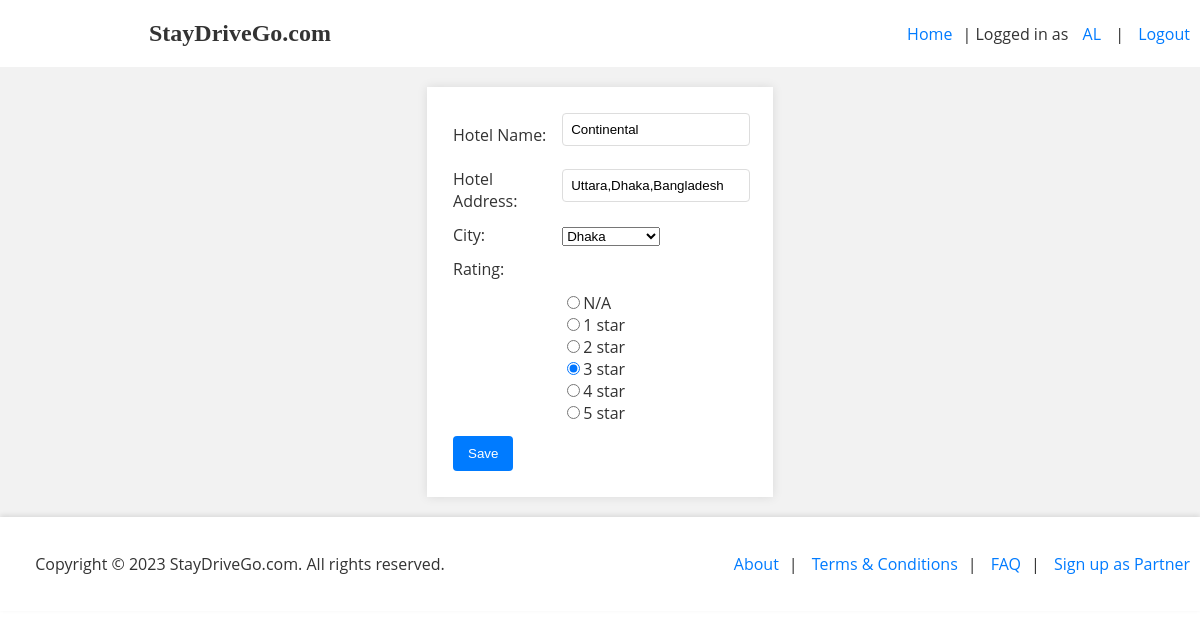
Page /view/edithotel.php (signed in) on the committed database.
### tables this page shows
CREATE TABLE `hotel_info` (
  `HotelID` int(20) NOT NULL,
  `OwnerUsername` varchar(50) NOT NULL,
  `HotelName` varchar(50) NOT NULL,
  `Address` varchar(100) NOT NULL,
  `City` varchar(50) NOT NULL,
  `Rating` varchar(50) NOT NULL
);

### Model/hotelownermodel.php (called while the page is built, shortened)
<?php
function getHotelInfo()
{
    $currentOwner = $_SESSION['username'];
    $con = getConnection();
    $sql = "SELECT * FROM hotel_info WHERE OwnerUsername='{$currentOwner}'";
    $result = mysqli_query($con, $sql);
    $hotel = [];
    while ($row = mysqli_fetch_assoc($result)) {
        array_push($hotel, $row);
        $hotelid = $row['HotelID'];
    }
    return $hotel;
}
?>

### View/edithotel.php (the view, shortened to what this page needs)
<?php
require_once('../Model/hotelownermodel.php');
$hotel_info = getHotelInfo();
?>
<!DOCTYPE html>
<html lang="en">
<head>
    <link rel="stylesheet" type="text/css" href="../Asset/common.css">
</head>
<body>
    <?php include_once('header.php'); ?>
    <section style="display: flex;justify-content: center;">
        <div style="width: 350px;display: flex;height: auto;">
            <fieldset style="width: 100%;">
                <form action="../Controller/hoteleditcheck.php" method="post" enctype="">
                    <table>
                        <tr>
                            <td>
                                Hotel Name:
                            </td>
                            <td>
                                <input type="text" name="Hotelname" id="Hotelname" value="<?php echo $hotel_info[0]['HotelName']; ?>">
                            </td>
                        </tr>
                        <tr>
                            <td>
                                Hotel Address:
                            </td>
                            <td>
                                <input type="text" name="Hoteladdress" id="Hoteladdress" value="<?php echo $hotel_info[0]['Address']; ?>">
                            </td>
                        </tr>
                        <tr>
                            <td>
                                City:
                            </td>
                            <td>
                                <select name="City" id="City">
                                    <option value="Dhaka" <?php if (isset($hotel_info[0]['City']) && $hotel_info[0]['City'] == "Dhaka")
                                                                echo " selected"; ?>>Dhaka</option>
                                </select>
                            </td>
                        </tr>
                        <tr>
                            <td>
                                Rating:
                            </td>
                            <td>
                            </td>
                        </tr>
                        <tr>
                            <td>
                            </td>
                            <td>
                            <input type="radio" name="Rating" id="N/A" value="0">N/A<br>
                                <input type="radio" name="Rating" id="Rating1" value="1" <?php if (isset($hotel_info[0]['Rating']) && $hotel_info[0]['Rating'] == "1")
                                                                echo " checked"; ?>>1 star<br>
                                <input type="radio" name="Rating" id="Rating2" value="2"<?php if (isset($hotel_info[0]['Rating']) && $hotel_info[0]['Rating'] == "2")
                                                                echo " checked"; ?>>2 star<br>
                                <input type="radio" name="Rating" id="Rating3" value="3"<?php if (isset($hotel_info[0]['Rating']) && $hotel_info[0]['Rating'] == "3")
                                                                echo " checked"; ?>>3 star<br>
                                <input type="radio" name="Rating" id="Rating4" value="4"<?php if (isset($hotel_info[0]['Rating']) && $hotel_info[0]['Rating'] == "4")
                                                                echo " checked"; ?>>4 star<br>
                                <input type="radio" name="Rating" id="Rating5" value="5"<?php if (isset($hotel_info[0]['Rating']) && $hotel_info[0]['Rating'] == "5")
                                                                echo " checked"; ?>>5 star<br>
                            </td>
                        </tr>
                        <tr>
                            <td>
                                <input type="submit" value="Save" onclick=" return validatehotel();">
                            </td>
                    </table>
                </form>
            </fieldset>
        </div>
    </section>
    <?php include_once('footerpublic.php'); ?>
</body>
</html>

### Asset/common.css (style rules this page uses)
body { font-family: 'Open Sans', sans-serif; background-color:white; color: #333; margin: 0; padding: 0; }
section { text-align: center; padding: 20px 0; background-color:#f2f2f2; }
fieldset { border: none; padding: 20px; background-color: white; box-shadow: 0 0 10px rgba(0, 0, 0, 0.1); }
table { width: 95%; border-collapse: collapse; }
th, td { padding: 6px; text-align: left; }
input[type="text"], input[type="password"], input[type="email"], input[type="date"] { width: 100%; padding: 8px; margin-bottom: 10px; border: 1px solid #ddd; border-radius: 4px; }
input[type="submit"], input[type="button"], input[type="reset"] { background-color: #007bff; color: white; border: none; padding: 10px 15px; border-radius: 4px; cursor: pointer; }

### View/header.php (style rules this page uses)
body { margin: 0; padding: 0; font-family: 'Open Sans', sans-serif; display: flex; flex-direction: column; min-height: 100vh; }

### View/footerpublic.php (style rules this page uses)
body { margin: 0; padding: 0; font-family: 'Open Sans', sans-serif; display: flex; flex-direction: column; min-height: 100vh; }

### rows in the picture
hotel_info: Hotelname "Continental", Hoteladdress "Uttara,Dhaka,Bangladesh", City "Dhaka", Rating "☑"

### other values in the picture
$_SESSION['firstname'] "AL"
